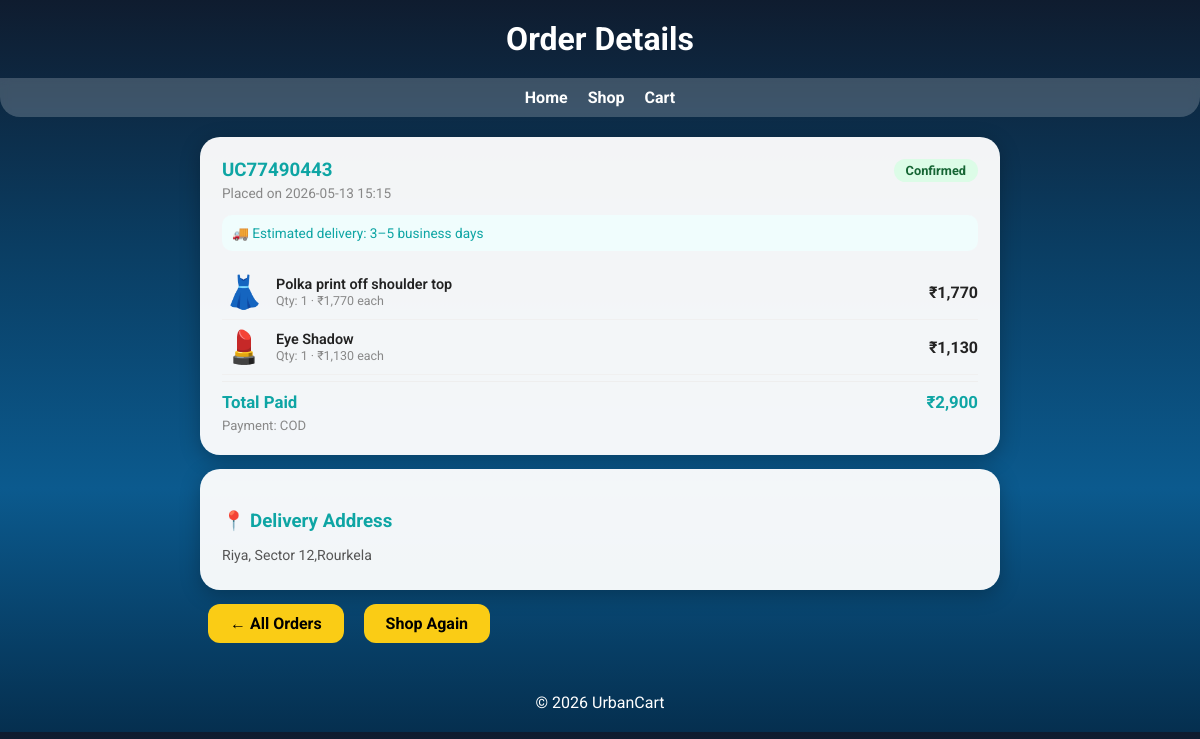
The app's page /order/6 (signed in) with its own data.
### tables this page shows
CREATE TABLE orders (
        id           INTEGER PRIMARY KEY AUTOINCREMENT,
        user_id      INTEGER NOT NULL REFERENCES users(id),
        order_code   TEXT NOT NULL UNIQUE,
        total        REAL NOT NULL,
        status       TEXT DEFAULT 'Confirmed',
        payment      TEXT NOT NULL,
        address_snap TEXT NOT NULL,
        created_at   TEXT DEFAULT (datetime('now'))
    );

CREATE TABLE order_items (
        id         INTEGER PRIMARY KEY AUTOINCREMENT,
        order_id   INTEGER NOT NULL REFERENCES orders(id) ON DELETE CASCADE,
        product_id INTEGER NOT NULL,
        name       TEXT NOT NULL,
        price      REAL NOT NULL,
        qty        INTEGER NOT NULL,
        img        TEXT DEFAULT '',
        emoji      TEXT DEFAULT '🛍️'
    );

### app.py (the view)
@app.route('/order/<int:oid>')
@login_required
def order_detail(oid):
    db    = get_db()
    order = db.execute(
        "SELECT * FROM orders WHERE id=? AND user_id=?", (oid, session['user_id'])
    ).fetchone()
    if not order:
        db.close(); return redirect(url_for('orders'))
    items = db.execute("SELECT * FROM order_items WHERE order_id=?", (oid,)).fetchall()
    order = dict(order)
    items = [dict(i) for i in items]
    db.close()
    return render_template('order_detail.html', user=current_user(), order=order, items=items)

### app.py (called while the page is built)
def login_required(f):
    @wraps(f)
    def decorated(*args, **kwargs):
        if 'user_id' not in session:
            return redirect(url_for('login'))
        return f(*args, **kwargs)
    return decorated

def current_user():
    if 'user_id' not in session:
        return None
    db   = get_db()
    user = db.execute("SELECT * FROM users WHERE id=?", (session['user_id'],)).fetchone()
    db.close()
    return dict(user) if user else None

### database.py (called while the page is built)
def get_db():
    conn = sqlite3.connect(DB_PATH)
    conn.row_factory = sqlite3.Row
    conn.execute("PRAGMA foreign_keys = ON")
    return conn

### templates/order_detail.html (shortened to what this page needs)
<!DOCTYPE html>
<html lang="en">
<head><meta charset="UTF-8"><meta name="viewport" content="width=device-width,initial-scale=1.0"><title>Order {{ order.order_code }} – UrbanCart</title>
</head>
<body>
<header>Order Details</header>
<nav id="main-nav">
  <a href="/">Home</a>
  <a href="/products">Shop</a>
  <a href="/cart">Cart </a>
</nav>
<div style="max-width:800px;margin:0 auto;padding:0 16px;">
  <div class="box">
    <div style="display:flex;justify-content:space-between;align-items:start;flex-wrap:wrap;gap:10px;margin-bottom:14px;">
      <div><h3 style="margin:0;">{{ order.order_code }}</h3><div style="font-size:.85em;color:#888;margin-top:4px;">Placed on {{ order.created_at[:16] }}</div></div>
      <span style="background:#dcfce7;color:#166534;font-size:.8em;font-weight:700;padding:4px 12px;border-radius:20px;">{{ order.status }}</span>
    </div>
    <div style="background:#f0fdfd;border-radius:10px;padding:10px;font-size:.85em;color:#0ea5a4;margin-bottom:14px;">🚚 Estimated delivery: 3–5 business days</div>
    {% for i in items %}
    <div class="oi-row">
      <div class="oi-emoji">{{ i.emoji }}</div>
      <div style="flex:1;"><div class="oi-name">{{ i.name }}</div><div class="oi-sub">Qty: {{ i.qty }} · ₹{{ "{:,.0f}".format(i.price) }} each</div></div>
      <div class="oi-price">₹{{ "{:,.0f}".format(i.price*i.qty) }}</div>
    </div>
    {% endfor %}
    <div class="total-row"><span>Total Paid</span><span>₹{{ "{:,.0f}".format(order.total) }}</span></div>
    <div style="font-size:.82em;color:#888;margin-top:6px;">Payment: {{ order.payment|upper }}</div>
  </div>
  <div class="box">
    <h3>📍 Delivery Address</h3>
    <div style="font-size:.88em;color:#555;line-height:1.7;">{{ order.address_snap }}</div>
  </div>
  <a href="/orders" class="btn-back">← All Orders</a>
  <a href="/products" class="btn-back">Shop Again</a>
</div>
<footer>© <span class="year"></span> UrbanCart</footer>
</body></html>

### templates/order_detail.html (style rules this page uses)
body { margin:0;padding:0;font-family:'Roboto',sans-serif;background:linear-gradient(to bottom,#0f1c2f,#0a3d62,#0b5a8e,#052f4f);color:white; }
header { padding:20px;text-align:center;font-size:2em;font-weight:bold; }
nav { display:flex;justify-content:center;align-items:center;gap:20px;flex-wrap:wrap;background:rgba(255,255,255,0.2);padding:10px;backdrop-filter:blur(5px);border-radius:0 0 20px 20px;margin-bottom:20px; }
nav a { color:white;text-decoration:none;font-weight:bold; }
.box { max-width:800px;margin:0 auto 14px;background:rgba(255,255,255,.95);border-radius:20px;padding:22px;color:#222;box-shadow:0 5px 20px rgba(0,0,0,.25); }
.box h3 { color:#0ea5a4;margin-bottom:12px; }
.oi-row { display:flex;align-items:center;gap:10px;padding:8px 0;border-bottom:1px solid #f0f0f0; }
.oi-emoji { font-size:2rem;width:44px;text-align:center; }
.oi-name { flex:1;font-size:.9em;font-weight:600; }
.oi-sub { font-size:.78em;color:#888; }
.oi-price { font-weight:700; }
.total-row { display:flex;justify-content:space-between;font-weight:700;font-size:1.05em;padding-top:10px;border-top:1px solid #eee;margin-top:6px;color:#0ea5a4; }
.btn-back { display:inline-block;margin:0 8px 30px;padding:10px 22px;background:#facc15;color:#000;border-radius:12px;font-weight:700;text-decoration:none;transition:.2s; }
footer { text-align:center;color:white;padding:20px; }

### records on screen
orders: order_code "UC77490443", created_at "2026-05-13 15:15", status "Confirmed", total "2,900", payment "COD", address_snap "Riya, Sector 12,Rourkela"
order_items: emoji "👗", name "Polka print off shoulder top", qty "1", price "1,770", i.price*i.qty "1,770"
order_items: emoji "💄", name "Eye Shadow", qty "1", price "1,130", i.price*i.qty "1,130"
